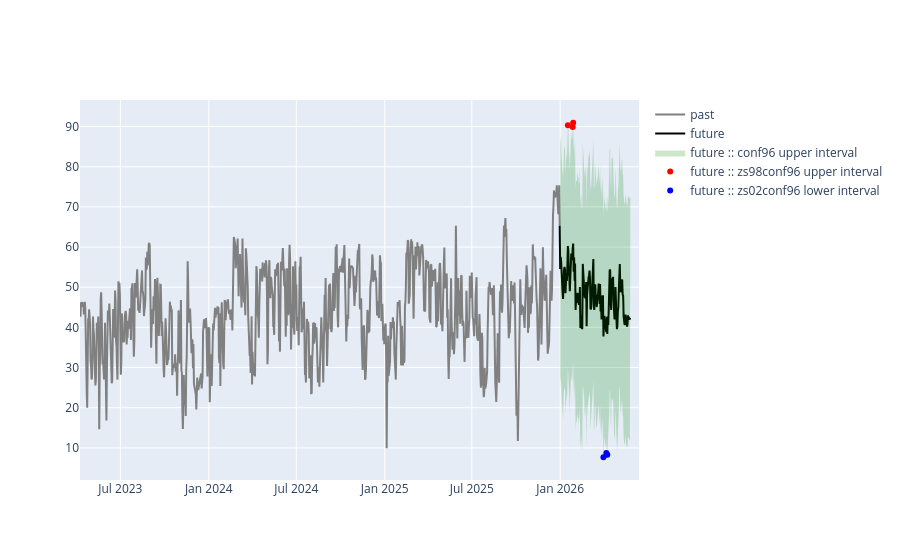
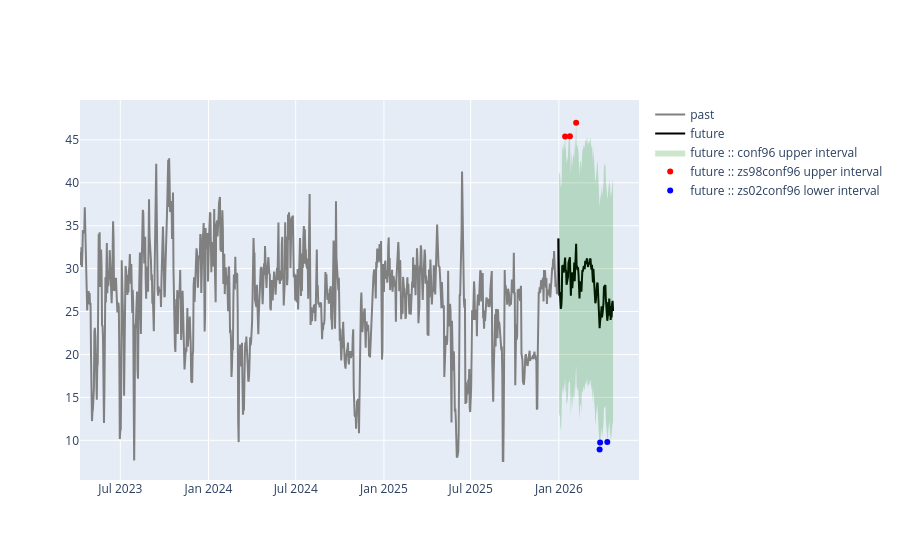
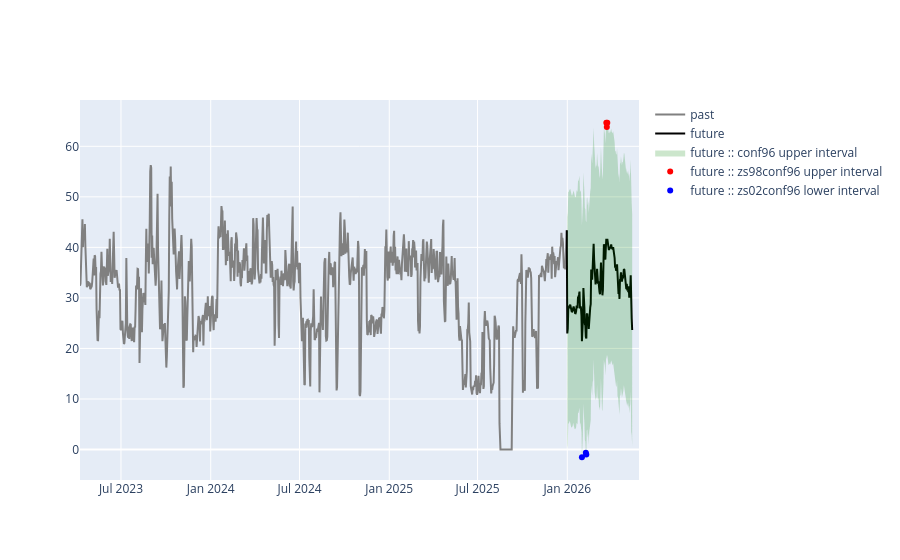

Here is the notebook cell these charts were saved with, in order:
### Markdown cell above
---

### Code cell
plt__model_barh__lightgbm = go.Figure()
plt__model_barh__lightgbm.add_trace(go.Scatter(x=xldf__01_01__barh.index, y=xldf__01_01__barh["powerGW"], mode='lines', name=f"past", line=dict(color='gray')))
plt__model_barh__lightgbm.add_trace(go.Scatter(x=pd.DatetimeIndex([xldf__01_01__barh.index.values[-1]] + [pd.Timestamp(itr) for itr in xldf__01_01__barh__forecast.index.values.tolist()]), y=np.array([xldf__01_01__barh["powerGW"].iloc[-1]] + xldf__01_01__barh__forecast["powerGW"].tolist()).astype(float), mode='lines', line=dict(color='black'), name=f"future"))
plt__model_barh__lightgbm.add_trace(go.Scatter(x=list(xldf__01_01__barh__forecast.index[0::]) + list(xldf__01_01__barh__forecast.index[::-1]), y=list(model_barh__lightgbm_predict__conf96_upper[0].ravel()[0::])+list(model_barh__lightgbm_predict__conf96_lower[0].ravel()[::-1]), fill='toself', fillcolor='rgba(0,128,0,0.2)', line=dict(color='rgba(0,0,0,0)'), hoverinfo='skip', name="future :: conf96 upper interval"))
plt__model_barh__lightgbm.add_trace(go.Scatter(x=df__model_barh__lightgbm_predict__upper_zs98conf96.index, y=df__model_barh__lightgbm_predict__upper_zs98conf96.values, mode='markers', marker=dict(color='red'), name=f"future :: zs98conf96 upper interval"))
plt__model_barh__lightgbm.add_trace(go.Scatter(x=df__model_barh__lightgbm_predict__lower_zs02conf96.index, y=df__model_barh__lightgbm_predict__lower_zs02conf96.values, mode='markers', marker=dict(color='blue'), name=f"future :: zs02conf96 lower interval"))
plt__model_barh__lightgbm.show()


plt__model_dadri__lightgbm = go.Figure()
plt__model_dadri__lightgbm.add_trace(go.Scatter(x=xldf__01_01__dadri.index, y=xldf__01_01__dadri["powerGW"], mode='lines', name=f"past", line=dict(color='gray')))
plt__model_dadri__lightgbm.add_trace(go.Scatter(x=pd.DatetimeIndex([xldf__01_01__dadri.index.values[-1]] + [pd.Timestamp(itr) for itr in xldf__01_01__dadri__forecast.index.values.tolist()]), y=np.array([xldf__01_01__dadri["powerGW"].iloc[-1]] + xldf__01_01__dadri__forecast["powerGW"].tolist()).astype(float), mode='lines', line=dict(color='black'), name=f"future"))
plt__model_dadri__lightgbm.add_trace(go.Scatter(x=list(xldf__01_01__dadri__forecast.index[0::]) + list(xldf__01_01__dadri__forecast.index[::-1]), y=list(model_dadri__lightgbm_predict__conf96_upper[0].ravel()[0::])+list(model_dadri__lightgbm_predict__conf96_lower[0].ravel()[::-1]), fill='toself', fillcolor='rgba(0,128,0,0.2)', line=dict(color='rgba(0,0,0,0)'), hoverinfo='skip', name="future :: conf96 upper interval"))
plt__model_dadri__lightgbm.add_trace(go.Scatter(x=df__model_dadri__lightgbm_predict__upper_zs98conf96.index, y=df__model_dadri__lightgbm_predict__upper_zs98conf96.values, mode='markers', marker=dict(color='red'), name=f"future :: zs98conf96 upper interval"))
plt__model_dadri__lightgbm.add_trace(go.Scatter(x=df__model_dadri__lightgbm_predict__lower_zs02conf96.index, y=df__model_dadri__lightgbm_predict__lower_zs02conf96.values, mode='markers', marker=dict(color='blue'), name=f"future :: zs02conf96 lower interval"))
plt__model_dadri__lightgbm.show()


plt__model_kudgi__lightgbm = go.Figure()
plt__model_kudgi__lightgbm.add_trace(go.Scatter(x=xldf__01_01__kudgi.index, y=xldf__01_01__kudgi["powerGW"], mode='lines', name=f"past", line=dict(color='gray')))
plt__model_kudgi__lightgbm.add_trace(go.Scatter(x=pd.DatetimeIndex([xldf__01_01__kudgi.index.values[-1]] + [pd.Timestamp(itr) for itr in xldf__01_01__kudgi__forecast.index.values.tolist()]), y=np.array([xldf__01_01__kudgi["powerGW"].iloc[-1]] + xldf__01_01__kudgi__forecast["powerGW"].tolist()).astype(float), mode='lines', line=dict(color='black'), name=f"future"))
plt__model_kudgi__lightgbm.add_trace(go.Scatter(x=list(xldf__01_01__kudgi__forecast.index[0::]) + list(xldf__01_01__kudgi__forecast.index[::-1]), y=list(model_kudgi__lightgbm_predict__conf96_upper[0].ravel()[0::])+list(model_kudgi__lightgbm_predict__conf96_lower[0].ravel()[::-1]), fill='toself', fillcolor='rgba(0,128,0,0.2)', line=dict(color='rgba(0,0,0,0)'), hoverinfo='skip', name="future :: conf96 upper interval"))
plt__model_kudgi__lightgbm.add_trace(go.Scatter(x=df__model_kudgi__lightgbm_predict__upper_zs98conf96.index, y=df__model_kudgi__lightgbm_predict__upper_zs98conf96.values, mode='markers', marker=dict(color='red'), name=f"future :: zs98conf96 upper interval"))
plt__model_kudgi__lightgbm.add_trace(go.Scatter(x=df__model_kudgi__lightgbm_predict__lower_zs02conf96.index, y=df__model_kudgi__lightgbm_predict__lower_zs02conf96.values, mode='markers', marker=dict(color='blue'), name=f"future :: zs02conf96 lower interval"))
plt__model_kudgi__lightgbm.show()

### Figure 1 — Plotly figure (JSON) as saved in the notebook; plotly's stock layout.template omitted (floating-point values rounded to 4 significant figures; data arrays with more than 128 entries replaced by an {"elided": "..."} marker saying what was removed)
{"data": [{"line": {"color": "gray"}, "mode": "lines", "name": "past", "type": "scatter", "x": {"elided": "999 str values"}, "y": {"elided": "999 float values"}}, {"line": {"color": "black"}, "mode": "lines", "name": "future", "type": "scatter", "x": {"elided": "148 str values"}, "y": {"elided": "148 float values"}}, {"fill": "toself", "fillcolor": "rgba(0,128,0,0.2)", "hoverinfo": "skip", "line": {"color": "rgba(0,0,0,0)"}, "name": "future :: conf96 upper interval", "type": "scatter", "x": {"elided": "294 str values"}, "y": {"elided": "294 float values"}}, {"marker": {"color": "red"}, "mode": "markers", "name": "future :: zs98conf96 upper interval", "type": "scatter", "x": ["2026-01-17T00:00:00.000000", "2026-01-27T00:00:00.000000", "2026-01-28T00:00:00.000000"], "y": [90.31, 89.88, 90.95]}, {"marker": {"color": "blue"}, "mode": "markers", "name": "future :: zs02conf96 lower interval", "type": "scatter", "x": ["2026-04-01T00:00:00.000000", "2026-04-07T00:00:00.000000", "2026-04-09T00:00:00.000000"], "y": [7.666, 8.721, 8.294]}], "layout": {}}

### Figure 2 — Plotly figure (JSON) as saved in the notebook; plotly's stock layout.template omitted (floating-point values rounded to 4 significant figures; data arrays with more than 128 entries replaced by an {"elided": "..."} marker saying what was removed)
{"data": [{"line": {"color": "gray"}, "mode": "lines", "name": "past", "type": "scatter", "x": {"elided": "999 str values"}, "y": {"elided": "999 float values"}}, {"line": {"color": "black"}, "mode": "lines", "name": "future", "type": "scatter", "x": ["2025-12-31T00:00:00.000000", "2026-01-01T00:00:00.000000", "2026-01-02T00:00:00.000000", "2026-01-03T00:00:00.000000", "2026-01-04T00:00:00.000000", "2026-01-05T00:00:00.000000", "2026-01-06T00:00:00.000000", "2026-01-07T00:00:00.000000", "2026-01-08T00:00:00.000000", "2026-01-09T00:00:00.000000", "2026-01-10T00:00:00.000000", "2026-01-11T00:00:00.000000", "2026-01-12T00:00:00.000000", "2026-01-13T00:00:00.000000", "2026-01-14T00:00:00.000000", "2026-01-15T00:00:00.000000", "2026-01-16T00:00:00.000000", "2026-01-17T00:00:00.000000", "2026-01-18T00:00:00.000000", "2026-01-19T00:00:00.000000", "2026-01-20T00:00:00.000000", "2026-01-21T00:00:00.000000", "2026-01-22T00:00:00.000000", "2026-01-23T00:00:00.000000", "2026-01-24T00:00:00.000000", "2026-01-25T00:00:00.000000", "2026-01-26T00:00:00.000000", "2026-01-27T00:00:00.000000", "2026-01-28T00:00:00.000000", "2026-01-29T00:00:00.000000", "2026-01-30T00:00:00.000000", "2026-01-31T00:00:00.000000", "2026-02-01T00:00:00.000000", "2026-02-02T00:00:00.000000", "2026-02-03T00:00:00.000000", "2026-02-04T00:00:00.000000", "2026-02-05T00:00:00.000000", "2026-02-06T00:00:00.000000", "2026-02-07T00:00:00.000000", "2026-02-08T00:00:00.000000", "2026-02-09T00:00:00.000000", "2026-02-10T00:00:00.000000", "2026-02-11T00:00:00.000000", "2026-02-12T00:00:00.000000", "2026-02-13T00:00:00.000000", "2026-02-14T00:00:00.000000", "2026-02-15T00:00:00.000000", "2026-02-16T00:00:00.000000", "2026-02-17T00:00:00.000000", "2026-02-18T00:00:00.000000", "2026-02-19T00:00:00.000000", "2026-02-20T00:00:00.000000", "2026-02-21T00:00:00.000000", "2026-02-22T00:00:00.000000", "2026-02-23T00:00:00.000000", "2026-02-24T00:00:00.000000", "2026-02-25T00:00:00.000000", "2026-02-26T00:00:00.000000", "2026-02-27T00:00:00.000000", "2026-02-28T00:00:00.000000", "2026-03-01T00:00:00.000000", "2026-03-02T00:00:00.000000", "2026-03-03T00:00:00.000000", "2026-03-04T00:00:00.000000", "2026-03-05T00:00:00.000000", "2026-03-06T00:00:00.000000", "2026-03-07T00:00:00.000000", "2026-03-08T00:00:00.000000", "2026-03-09T00:00:00.000000", "2026-03-10T00:00:00.000000", "2026-03-11T00:00:00.000000", "2026-03-12T00:00:00.000000", "2026-03-13T00:00:00.000000", "2026-03-14T00:00:00.000000", "2026-03-15T00:00:00.000000", "2026-03-16T00:00:00.000000", "2026-03-17T00:00:00.000000", "2026-03-18T00:00:00.000000", "2026-03-19T00:00:00.000000", "2026-03-20T00:00:00.000000", "2026-03-21T00:00:00.000000", "2026-03-22T00:00:00.000000", "2026-03-23T00:00:00.000000", "2026-03-24T00:00:00.000000", "2026-03-25T00:00:00.000000", "2026-03-26T00:00:00.000000", "2026-03-27T00:00:00.000000", "2026-03-28T00:00:00.000000", "2026-03-29T00:00:00.000000", "2026-03-30T00:00:00.000000", "2026-03-31T00:00:00.000000", "2026-04-01T00:00:00.000000", "2026-04-02T00:00:00.000000", "2026-04-03T00:00:00.000000", "2026-04-04T00:00:00.000000", "2026-04-05T00:00:00.000000", "2026-04-06T00:00:00.000000", "2026-04-07T00:00:00.000000", "2026-04-08T00:00:00.000000", "2026-04-09T00:00:00.000000", "2026-04-10T00:00:00.000000", "2026-04-11T00:00:00.000000", "2026-04-12T00:00:00.000000", "2026-04-13T00:00:00.000000", "2026-04-14T00:00:00.000000", "2026-04-15T00:00:00.000000", "2026-04-16T00:00:00.000000", "2026-04-17T00:00:00.000000", "2026-04-18T00:00:00.000000", "2026-04-19T00:00:00.000000", "2026-04-20T00:00:00.000000", "2026-04-21T00:00:00.000000", "2026-04-22T00:00:00.000000", "2026-04-23T00:00:00.000000", "2026-04-24T00:00:00.000000"], "y": [33.51, 27.12, 26.83, 27.26, 25.68, 25.31, 25.63, 26.67, 30.4, 29.71, 30.43, 29.55, 29.97, 30.65, 31.28, 29.87, 29.73, 28.12, 28.73, 28.45, 29.03, 30.7, 30.94, 30.84, 31.31, 28.95, 26.86, 28.7, 29.56, 27.71, 29.14, 29.26, 28.87, 30.71, 28.52, 30.6, 30.8, 32.88, 30.3, 30.27, 29.81, 30.16, 29.34, 27.29, 26.52, 28.16, 28.47, 28.41, 27.32, 29.81, 29.82, 29.67, 30.28, 30.32, 30.04, 30.04, 30.91, 30.73, 30.55, 31.1, 31.16, 30.45, 30.2, 30.74, 30.56, 30.62, 31.08, 31.17, 30.29, 29.88, 30.45, 29.1, 28.39, 29.97, 28.61, 28.18, 27.59, 25.97, 26.24, 27.33, 27.68, 28.38, 28.21, 26.31, 25.48, 24.14, 23.05, 23.87, 24.14, 24.7, 25.62, 24.31, 24.75, 25.32, 25.96, 27.85, 28.01, 28.0, 28.09, 26.44, 25.59, 24.96, 23.92, 24.44, 26.11, 24.52, 26.5, 25.75, 25.46, 24.02, 24.92, 24.31, 25.88, 26.24, 25.06]}, {"fill": "toself", "fillcolor": "rgba(0,128,0,0.2)", "hoverinfo": "skip", "line": {"color": "rgba(0,0,0,0)"}, "name": "future :: conf96 upper interval", "type": "scatter", "x": {"elided": "228 str values"}, "y": {"elided": "228 float values"}}, {"marker": {"color": "red"}, "mode": "markers", "name": "future :: zs98conf96 upper interval", "type": "scatter", "x": ["2026-01-14T00:00:00.000000", "2026-01-24T00:00:00.000000", "2026-02-06T00:00:00.000000"], "y": [45.39, 45.42, 46.99]}, {"marker": {"color": "blue"}, "mode": "markers", "name": "future :: zs02conf96 lower interval", "type": "scatter", "x": ["2026-03-27T00:00:00.000000", "2026-03-28T00:00:00.000000", "2026-04-12T00:00:00.000000"], "y": [8.938, 9.758, 9.813]}], "layout": {}}

### Figure 3 — Plotly figure (JSON) as saved in the notebook; plotly's stock layout.template omitted (floating-point values rounded to 4 significant figures; data arrays with more than 128 entries replaced by an {"elided": "..."} marker saying what was removed)
{"data": [{"line": {"color": "gray"}, "mode": "lines", "name": "past", "type": "scatter", "x": {"elided": "999 str values"}, "y": {"elided": "999 float values"}}, {"line": {"color": "black"}, "mode": "lines", "name": "future", "type": "scatter", "x": {"elided": "135 str values"}, "y": {"elided": "135 float values"}}, {"fill": "toself", "fillcolor": "rgba(0,128,0,0.2)", "hoverinfo": "skip", "line": {"color": "rgba(0,0,0,0)"}, "name": "future :: conf96 upper interval", "type": "scatter", "x": {"elided": "268 str values"}, "y": {"elided": "268 float values"}}, {"marker": {"color": "red"}, "mode": "markers", "name": "future :: zs98conf96 upper interval", "type": "scatter", "x": ["2026-03-22T00:00:00.000000", "2026-03-23T00:00:00.000000", "2026-03-24T00:00:00.000000"], "y": [64.66, 63.82, 64.65]}, {"marker": {"color": "blue"}, "mode": "markers", "name": "future :: zs02conf96 lower interval", "type": "scatter", "x": ["2026-01-31T00:00:00.000000", "2026-02-08T00:00:00.000000", "2026-02-09T00:00:00.000000"], "y": [-1.531, -0.6647, -0.994]}], "layout": {}}
